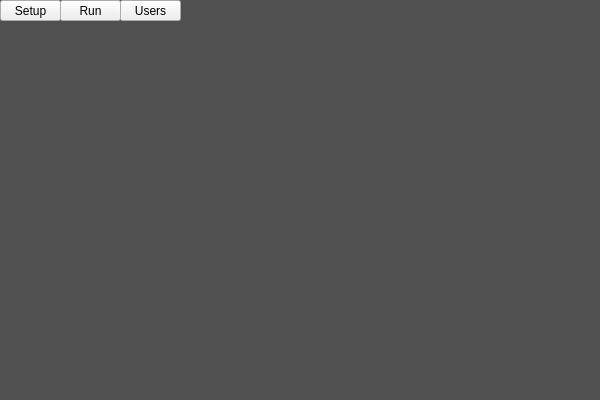
<?xml version="1.0" encoding="UTF-8"?>
<ui version="4.0">
 <class>mainWindow</class>
 <widget class="QDialog" name="mainWindow">
  <property name="geometry">
   <rect>
    <x>0</x>
    <y>0</y>
    <width>600</width>
    <height>400</height>
   </rect>
  </property>
  <property name="windowTitle">
   <string>MRPAC</string>
  </property>
  <widget class="QWidget" name="runWidget" native="true">
   <property name="geometry">
    <rect>
     <x>0</x>
     <y>0</y>
     <width>600</width>
     <height>400</height>
    </rect>
   </property>
   <property name="styleSheet">
    <string notr="true">QWidget#runWidget{
background-color: rgb(80, 80, 80);}</string>
   </property>
   <widget class="QToolButton" name="setupButton">
    <property name="geometry">
     <rect>
      <x>0</x>
      <y>0</y>
      <width>61</width>
      <height>21</height>
     </rect>
    </property>
    <property name="text">
     <string>Setup</string>
    </property>
   </widget>
   <widget class="QToolButton" name="runButton">
    <property name="geometry">
     <rect>
      <x>60</x>
      <y>0</y>
      <width>61</width>
      <height>21</height>
     </rect>
    </property>
    <property name="text">
     <string>Run</string>
    </property>
   </widget>
   <widget class="QToolButton" name="usersButton">
    <property name="geometry">
     <rect>
      <x>120</x>
      <y>0</y>
      <width>61</width>
      <height>21</height>
     </rect>
    </property>
    <property name="text">
     <string>Users</string>
    </property>
   </widget>
  </widget>
 </widget>
 <resources/>
 <connections/>
</ui>
